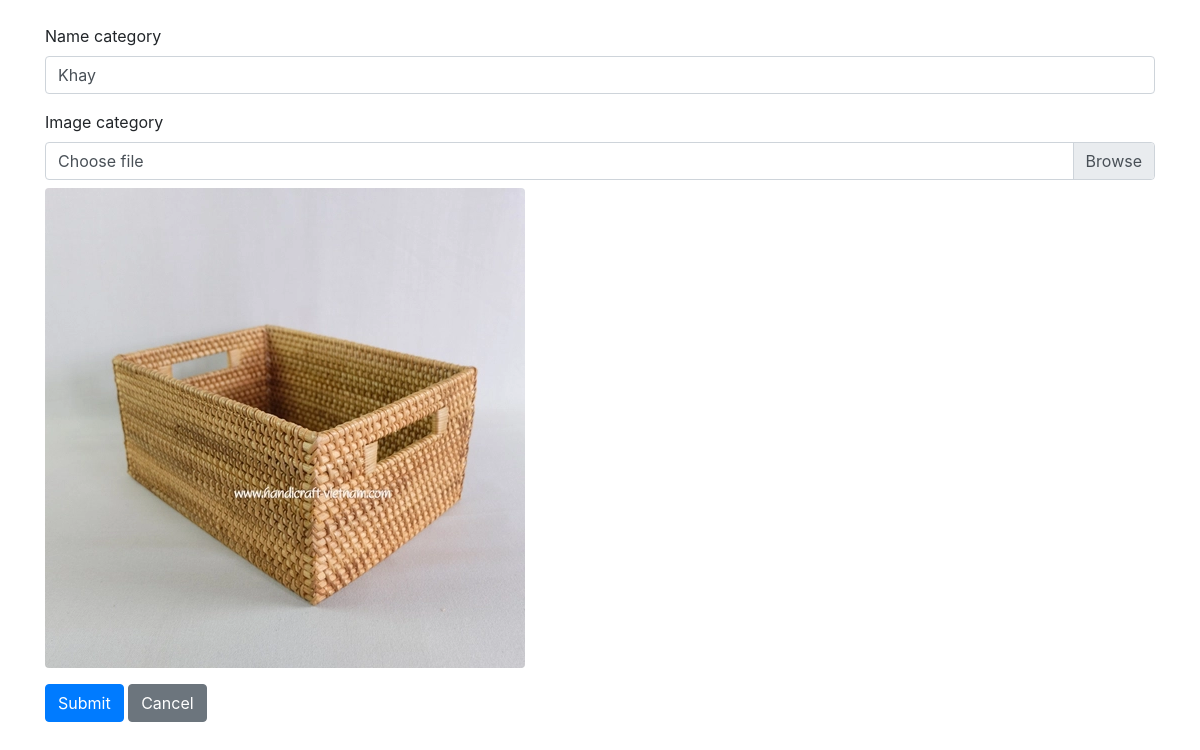
/admin/update/category.php?id=1 (signed in), run on the app's committed database.
### tables this page shows
CREATE TABLE `category` (
  `category_id` int(11) NOT NULL,
  `category_name` varchar(255) DEFAULT NULL,
  `image_url` varchar(255) DEFAULT NULL
);

### database.php (called while the page is built, shortened)
<?php
function db_connect()
{
  $connection = mysqli_connect(DB_SERVER, DB_USER, DB_PASS, DB_NAME);
  return $connection;
}
$db = db_connect();
function confirm_query_result($result)
{
  global $db;
  if (!$result) {
    echo mysqli_error($db);
    db_disconnect($db);
    exit;
  } else {
    return $result;
  }
}
function find_category_by_id($id) {
  global $db;
  $sql = "SELECT * FROM category ";
  $sql .= "WHERE category_id='" . $id . "' ";
  $sql .= "LIMIT 1";
  $result = mysqli_query($db, $sql);
  $category = mysqli_fetch_assoc($result);
  return $category;
}

### admin/update/category.php (the view, shortened to what this page needs)
<?php
require_once('../../database.php');
$errors = [];
function isFormValidated()
{
    global $errors;
    return count($errors) == 0;
}
if($_SERVER["REQUEST_METHOD"] == 'POST'){
    checkForm();
    if (isFormValidated()){
        $category = [];
        $category['category_id'] = $_POST['category_id'];
        $category['category_name'] =  $_POST['category_name'];
        $file = $_FILES['image'];
        $file_name = $file['name'];
        $category['image_url'] = !empty($_FILES['image']['name']) ? $_FILES['image']['name'] : $_POST['old_image'];  ;
        $result = update_category($category);
        if($result){
        redirect_to('../category.php');
        }
        else{
            echo "update that bai";
        }
    }
    }
else{
    $id = $_GET['id'];
    $category = find_category_by_id($id);
}
?>
<!doctype html>
<html lang="en">
  <head>
    <link rel="stylesheet" href="https://stackpath.bootstrapcdn.com/bootstrap/4.3.1/css/bootstrap.min.css">
  </head>
  <body>
  <form action="<?php echo $_SERVER["PHP_SELF"]; ?>" method="post" enctype="multipart/form-data" class="container mt-4">
<div class="form-group">
    <label for="category_name">Name category</label>
    <input type="text" class="form-control" id="category_name" name="category_name" value="<?php echo (isFormValidated() ? $category['category_name'] : $_POST['category_name']) ?>">
</div>
    <div class="form-group">
    <label for="name">Image category</label>
    <div class="custom-file">
        <label class="custom-file-label" for="image">Choose file</label>
    </div>
    <div class="mt-2">
        <img class="img-fluid rounded" alt="category Image"  src="../../cate/<?php echo isFormValidated() ? $category['image_url'] : $_POST['old_image'] ?>" >
    </div>
</div>
    <button type="submit" name="submit" class="btn btn-primary">Submit</button>
        <a href="../category.php" class="btn btn-secondary">Cancel</a>
</form>
  </body>
</html>

### data on the page
category: category_name "Khay", image_url (picture)
